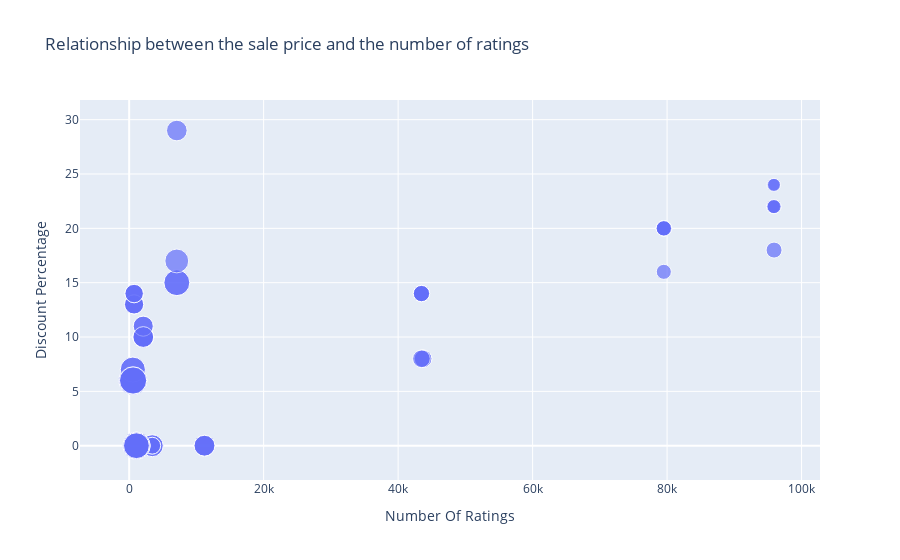

This figure's notebook cell:
### Code cell
relation=px.scatter(data_frame=sale,x="Number Of Ratings",y="Discount Percentage",size="Sale Price",title="Relationship between the sale price and the number of ratings")
relation.show()

### Figure 1 — Plotly figure (JSON) as saved in the notebook; plotly's stock layout.template omitted (floating-point values rounded to 4 significant figures)
{"data": [{"hovertemplate": "Number Of Ratings=%{x}<br>Discount Percentage=%{y}<br>Sale Price=%{marker.size}<extra></extra>", "legendgroup": "", "marker": {"color": "#636efa", "size": [49900, 84900, 84900, 77000, 77000, 49900, 49900, 77000, 89900, 41999, 39999, 41999, 41999, 41999, 131900, 117100, 131900, 117100, 74999, 117900, 117100, 117900, 99900, 44999, 140900, 130900, 64900, 120900, 59900, 75900, 110900, 130900, 120900, 64900, 64900, 75900, 75900, 120900, 59900, 120900, 75900, 140900, 70900, 70900, 75900, 59900, 110900, 120900, 130900, 130900, 54999, 54999, 29999, 34999, 34999, 34999, 54999, 29999, 46999, 46999, 46999, 46999], "sizemode": "area", "sizeref": 352.2, "symbol": "circle"}, "mode": "markers", "name": "", "orientation": "v", "showlegend": false, "type": "scatter", "x": [3431, 3431, 3431, 11202, 11202, 3431, 3431, 11202, 1454, 79512, 79512, 79582, 79512, 79512, 1078, 1078, 1078, 1078, 7088, 7088, 1078, 7088, 7081, 95909, 542, 580, 740, 545, 740, 2101, 545, 580, 580, 730, 730, 2101, 2101, 580, 740, 580, 2092, 545, 2101, 2092, 2101, 740, 545, 580, 580, 580, 43707, 43707, 95807, 95909, 95807, 95909, 43470, 95909, 43470, 43470, 43470, 43470], "xaxis": "x", "y": [0, 0, 0, 0, 0, 0, 0, 0, 0, 20, 16, 20, 20, 20, 0, 0, 0, 0, 29, 15, 0, 15, 17, 18, 6, 6, 13, 6, 14, 10, 7, 6, 6, 13, 13, 10, 10, 6, 14, 6, 10, 6, 11, 11, 10, 14, 7, 6, 6, 6, 8, 8, 24, 22, 22, 22, 8, 24, 14, 14, 14, 14], "yaxis": "y"}], "layout": {"autosize": true, "legend": {"itemsizing": "constant", "tracegroupgap": 0}, "title": {"text": "Relationship between the sale price and the number of ratings"}, "xaxis": {"anchor": "y", "autorange": true, "domain": [0, 1], "range": [-8082.0, 103200.0], "title": {"text": "Number Of Ratings"}, "type": "linear"}, "yaxis": {"anchor": "x", "autorange": true, "domain": [0, 1], "range": [-5.213, 33.41], "title": {"text": "Discount Percentage"}, "type": "linear"}}}
